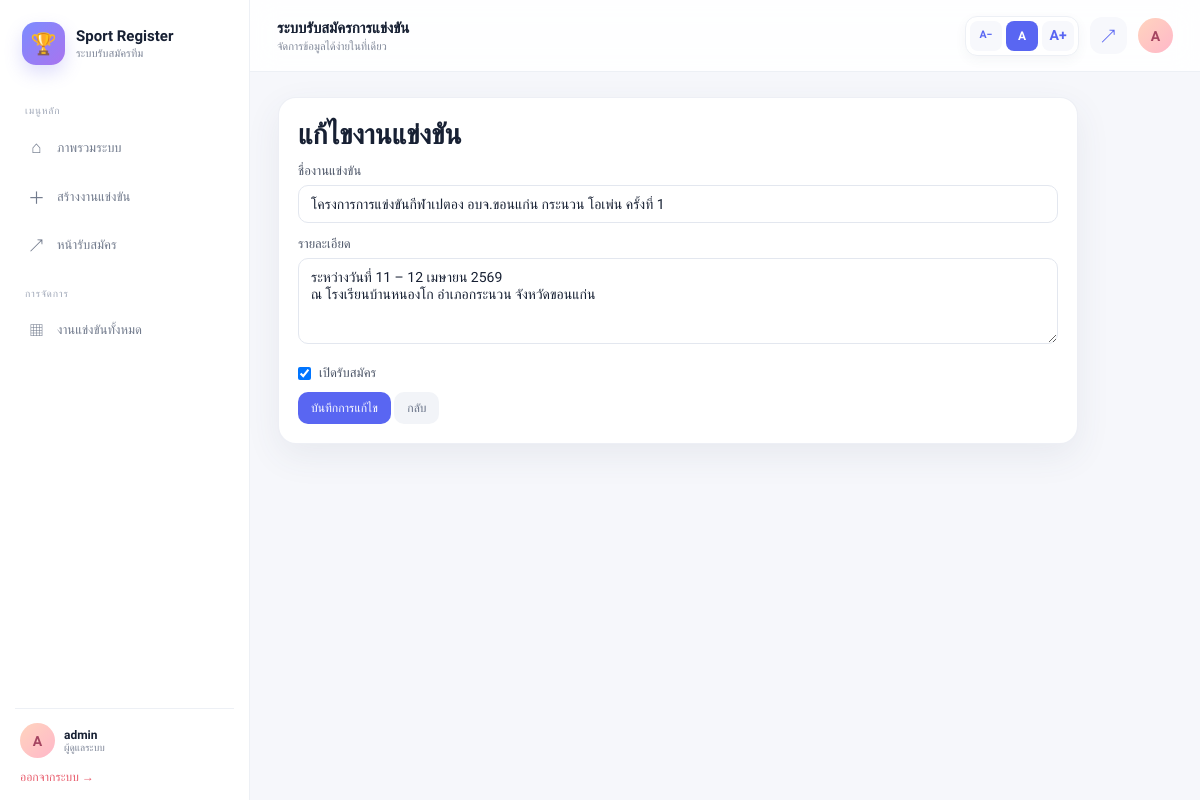
Screenshot of /admin/tournament/1/edit (signed in) with the database file from the repository.
### tables this page shows
CREATE TABLE tournaments (
            id INTEGER PRIMARY KEY AUTOINCREMENT,
            title TEXT NOT NULL,
            description TEXT,
            created_by INTEGER,
            created_at TEXT,
            is_open INTEGER NOT NULL DEFAULT 1, certificates_enabled INTEGER NOT NULL DEFAULT 0, certificate_self_download INTEGER NOT NULL DEFAULT 1, certificate_require_approval INTEGER NOT NULL DEFAULT 1, cert_org TEXT, cert_date TEXT, cert_place TEXT, cert_signer TEXT, cert_signer_position TEXT, cert_style TEXT NOT NULL DEFAULT 'navy_gold', cert_heading TEXT, cert_footer_note TEXT, cert_logo_1 TEXT, cert_logo_2 TEXT, cert_logo_3 TEXT, cert_background TEXT, cert_signature TEXT, cert_stamp TEXT,
            FOREIGN KEY(created_by) REFERENCES users(id)
        );

### app.py (the view, shortened to what this page needs)
@app.route('/admin/tournament/<int:tournament_id>/edit',methods=['GET','POST'])
def edit_tournament(tournament_id):
    if not is_logged_in(): return redirect(url_for('login'))
    conn=get_db(); t=get_owned_tournament(conn,tournament_id)
    if not t: conn.close(); flash('ไม่พบงานแข่งขัน'); return redirect(url_for('admin_dashboard'))
    conn.close(); return render_template('edit_tournament.html',tournament=t)

### app.py (called while the page is built)
def get_db():
    if IS_POSTGRES:
        import psycopg
        from psycopg.rows import dict_row
        return PostgresConnection(psycopg.connect(DATABASE_URL, row_factory=dict_row))
    conn = sqlite3.connect(DB_NAME)
    conn.row_factory = sqlite3.Row
    return conn

def is_logged_in(): return 'user_id' in session

def get_owned_tournament(conn,tournament_id):
    return conn.execute('SELECT * FROM tournaments WHERE id=? AND created_by=?',(tournament_id,session.get('user_id'))).fetchone()

@app.context_processor
def helpers(): return dict(category_label=category_label,gender_label=gender_label,age_label=age_label,fee_per_label=fee_per_label,award_label=award_label,event_display_name=event_display_name,allowed_member_counts=allowed_member_counts)

### templates/edit_tournament.html (shortened to what this page needs)
{% extends 'base.html' %}
{% block content %}
<div class="card form-card">
    <h1>แก้ไขงานแข่งขัน</h1>
    <form method="post">
        <label>ชื่องานแข่งขัน</label>
        <input type="text" name="title" value="{{ tournament['title'] }}" required>
        <label>รายละเอียด</label>
        <textarea name="description" rows="4">{{ tournament['description'] or '' }}</textarea>
        <label class="inline-check">
            <input type="checkbox" name="is_open" {% if tournament['is_open'] %}checked{% endif %}> เปิดรับสมัคร
        </label>
        <button type="submit">บันทึกการแก้ไข</button>
        <a href="{{ url_for('admin_dashboard') }}" class="btn btn-secondary">กลับ</a>
    </form>
</div>
{% endblock %}

### static/style.css (style rules this page uses)
:root { --user-font-scale:1;--bg:#f6f7fb;--card:#fff;--text:#172033;--muted:#7d8597;--line:#edf0f5;--primary:#5966f2;--primary-soft:#eef0ff;--danger:#ef6b79;--success:#36b991;--warning:#f6b95e;--sidebar:#fff;--shadow:0 12px 35px rgba(62,73,104,.08);--radius:18px }
* { box-sizing:border-box }
html { scroll-behavior:smooth;font-size:calc(16px * var(--user-font-scale)) }
body { margin:0;font-family:'Prompt',Arial,sans-serif;color:var(--text);background:var(--bg);font-size:0.875rem }
a { text-decoration:none;color:inherit }
h1,h2,h3 { margin:0 0 10px;line-height:1.3 }
h1 { font-size:1.75rem }
.card { background:var(--card);border:1px solid rgba(234,237,244,.85);border-radius:var(--radius);padding:19px;margin-bottom:18px;box-shadow:var(--shadow) }
.btn,button { border:0;border-radius:10px;padding:9px 13px;background:#5966f2;color:white;display:inline-flex;align-items:center;justify-content:center;gap:5px;font-family:inherit;font-size:0.75rem;font-weight:500;cursor:pointer;transition:.18s }
.btn-secondary { background:#f2f4f8;color:#667085 }
.form-card { max-width:800px }
label { display:block;color:#4d5668;font-weight:500;margin-bottom:6px;font-size:0.8125rem }
input,select,textarea { width:100%;padding:10px 12px;border:1px solid #e3e7ef;border-radius:10px;background:#fff;font:inherit;color:var(--text);margin-bottom:13px;outline:none;transition:.18s }
.inline-check { display:flex;align-items:center;gap:8px;padding:5px 0;font-weight:400 }
.inline-check input { width:auto;margin:0 }

### rows the page displays
tournaments: title "โครงการการแข่งขันกีฬาเปตอง อบจ.ขอนแก่น กระนวน โอเพ่น ครั้งที่ 1", description "ระหว่างวันที่ 11 – 12 เมษายน 2569 ณ โรงเรียนบ้านหนองโก อำเภอกระนวน จังหวัดขอนแก่น", is_open "☑"

### other values shown
{{ (session.get('username') or 'A')[0]|upper }} "A"
{{ session.get('username') }} "admin"
